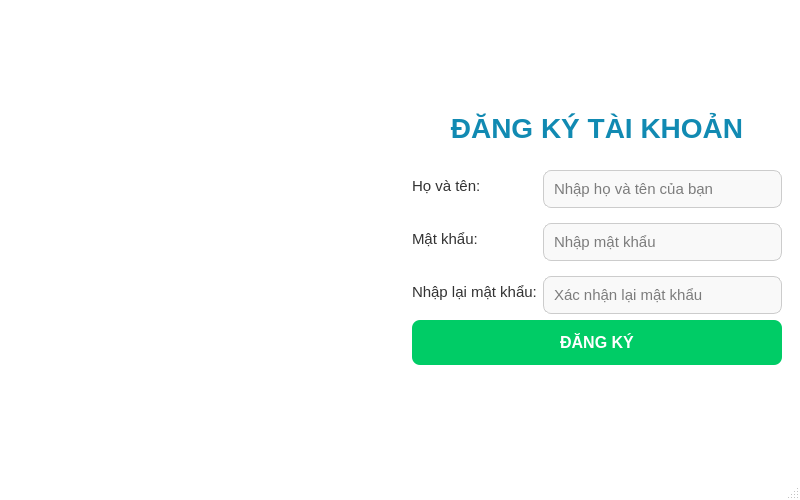
<?xml version="1.0" encoding="UTF-8"?>
<ui version="4.0">
 <class>MainWindow</class>
 <widget class="QMainWindow" name="MainWindow">
  <property name="geometry">
   <rect>
    <x>0</x>
    <y>0</y>
    <width>800</width>
    <height>500</height>
   </rect>
  </property>
  <property name="windowTitle">
   <string>Đăng ký tài khoản</string>
  </property>
  <property name="styleSheet">
   <string notr="true">/* Global Styles */
QWidget {
	font-family: Segoe UI;
	font-size: 15px;
}

QMainWindow {
	background-color: white;
}

/* Styles for specific widget types */
QLabel {
	color: #333;
}

QLineEdit {
	border: 1px solid #ccc;
	border-radius: 8px;
	padding: 8px;
	background-color: #f9f9f9;
}

QLineEdit:focus {
	border: 1px solid #00aaff;
}
</string>
  </property>
  <widget class="QWidget" name="centralwidget">
   <layout class="QHBoxLayout" name="horizontalLayout" stretch="1,1">
    <item>
     <!-- Left Panel for the Image -->
     <widget class="QLabel" name="imageLabel">
      <property name="text">
       <string/>
      </property>
      <property name="pixmap">
                <pixmap/>
      </property>
      <property name="scaledContents">
       <bool>true</bool>
      </property>
      <property name="alignment">
       <set>Qt::AlignCenter</set>
      </property>
     </widget>
    </item>
    <item>
     <!-- Right Panel for the Registration Form -->
     <widget class="QWidget" name="formContainer" native="true">
      <layout class="QVBoxLayout" name="verticalLayout_2">
       <item>
        <spacer name="verticalSpacer_top">
         <property name="orientation">
          <enum>Qt::Vertical</enum>
         </property>
         <property name="sizeHint" stdset="0">
          <size>
           <width>20</width>
           <height>40</height>
          </size>
         </property>
        </spacer>
       </item>
       <item>
        <widget class="QLabel" name="titleLabel">
         <property name="text">
          <string>ĐĂNG KÝ TÀI KHOẢN</string>
         </property>
         <property name="styleSheet">
          <string notr="true">font-size: 28px; font-weight: bold; color: #118ab2;</string>
         </property>
         <property name="alignment">
          <set>Qt::AlignCenter</set>
         </property>
        </widget>
       </item>
       <item>
        <!-- Form Layout for labels and inputs -->
        <layout class="QFormLayout" name="formLayout">
         <property name="topMargin">
          <number>20</number>
         </property>
         <property name="verticalSpacing">
          <number>15</number>
         </property>
         <item row="0" column="0">
          <widget class="QLabel" name="fullNameLabel">
           <property name="text">
            <string>Họ và tên:</string>
           </property>
          </widget>
         </item>
         <item row="0" column="1">
          <widget class="QLineEdit" name="fullNameLineEdit">
           <property name="placeholderText">
            <string>Nhập họ và tên của bạn</string>
           </property>
          </widget>
         </item>
         <item row="1" column="0">
          <widget class="QLabel" name="passwordLabel">
           <property name="text">
            <string>Mật khẩu:</string>
           </property>
          </widget>
         </item>
         <item row="1" column="1">
          <widget class="QLineEdit" name="passwordLineEdit">
           <property name="echoMode">
            <enum>QLineEdit::Password</enum>
           </property>
           <property name="placeholderText">
            <string>Nhập mật khẩu</string>
           </property>
          </widget>
         </item>
         <item row="2" column="0">
          <widget class="QLabel" name="confirmPasswordLabel">
           <property name="text">
            <string>Nhập lại mật khẩu:</string>
           </property>
          </widget>
         </item>
         <item row="2" column="1">
          <widget class="QLineEdit" name="confirmPasswordLineEdit">
           <property name="echoMode">
            <enum>QLineEdit::Password</enum>
           </property>
           <property name="placeholderText">
            <string>Xác nhận lại mật khẩu</string>
           </property>
          </widget>
         </item>
        </layout>
       </item>
       <item>
        <widget class="QPushButton" name="registerButton">
         <property name="minimumSize">
          <size>
           <width>0</width>
           <height>45</height>
          </size>
         </property>
         <property name="styleSheet">
          <string notr="true">QPushButton {
	background-color: #00cc66; /* Green */
	color: white;
	border-radius: 8px;
	font-weight: bold;
	font-size: 16px;
}

QPushButton:hover {
	background-color: #00b359;
}

QPushButton:pressed {
	background-color: #00994d;
}</string>
         </property>
         <property name="text">
          <string>ĐĂNG KÝ</string>
         </property>
        </widget>
       </item>
       <item>
        <spacer name="verticalSpacer_bottom">
         <property name="orientation">
          <enum>Qt::Vertical</enum>
         </property>
         <property name="sizeHint" stdset="0">
          <size>
           <width>20</width>
           <height>40</height>
          </size>
         </property>
        </spacer>
       </item>
      </layout>
     </widget>
    </item>
   </layout>
  </widget>
  <widget class="QMenuBar" name="menubar">
   <property name="geometry">
    <rect>
     <x>0</x>
     <y>0</y>
     <width>800</width>
     <height>25</height>
    </rect>
   </property>
  </widget>
  <widget class="QStatusBar" name="statusbar"/>
 </widget>
 <resources>
  <include location="resources.qrc"/>
 </resources>
 <connections/>
</ui>
